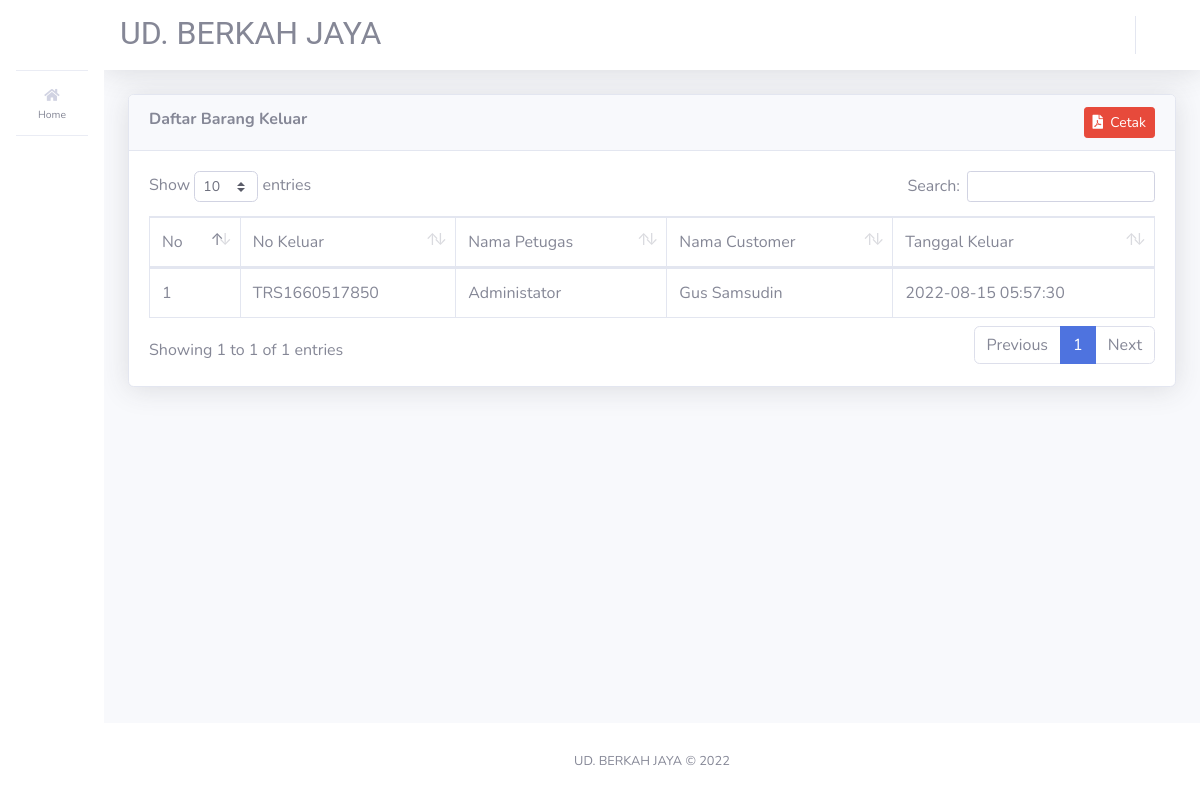
/index.php/trskeluar, run on the app's committed database.
### tables this page shows
CREATE TABLE `trs_keluar`  (
  `id` int NOT NULL AUTO_INCREMENT,
  `no_keluar` varchar(25) NULL DEFAULT NULL,
  `tgl_keluar` varchar(25) NULL DEFAULT NULL,
  `jam_keluar` varchar(10) NULL DEFAULT NULL,
  `nama_customer` varchar(80) NULL DEFAULT NULL,
  `nama_petugas` varchar(80) NULL DEFAULT NULL,
  PRIMARY KEY (`id`) USING BTREE,
  INDEX `no_keluar`(`no_keluar`) USING BTREE,
  INDEX `nama_petugas`(`nama_petugas`) USING BTREE
);

### application/controllers/TrsKeluar.php (called while the page is built, shortened)
<?php
class TrsKeluar extends CI_Controller{
	public function __construct(){
		$this->data['aktif'] = 'trskeluar';
		$this->load->model('M_barang', 'm_barang');
		$this->load->model('M_customer', 'm_customer');
		$this->load->model('M_trskeluar', 'm_trskeluar');
		$this->load->model('M_detail_keluar', 'm_detail_keluar');
	}
	public function index(){
		$this->data['title'] = 'Barang Keluar';
		$this->data['all_pengeluaran'] = $this->m_trskeluar->lihat();
		$this->data['no'] = 1;
		$this->load->view('trskeluar/lihat', $this->data);
	}
}

### index.php (called while the page is built, shortened)
<?php
require_once BASEPATH.'core/CodeIgniter.php';

### application/models/M_trskeluar.php (called while the page is built, shortened)
<?php
class M_trskeluar extends CI_Model {
	protected $_table = 'trs_keluar';
	public function lihat(){
		return $this->db->get($this->_table)->result();
	}
}

### application/views/trskeluar/lihat.php (the view, shortened to what this page needs)
<!DOCTYPE html>
<html lang="en">
<head>
</head>
<body id="page-top">
	<div id="wrapper">
		<div id="content-wrapper" class="d-flex flex-column">
			<div id="content" data-url="<?= base_url('trskeluar') ?>">
				<div class="container-fluid">
				<div class="card shadow">
					<div class="card-header"><strong>Daftar Barang Keluar</strong>
						<div class="float-right">
							<?php if ($this->session->login['role'] == 'admin'): ?>
								<a href="<?= base_url('trskeluar/export') ?>" class="btn btn-danger btn-sm"><i class="fa fa-file-pdf"></i>&nbsp;&nbsp;Cetak</a>
								<a href="<?= base_url('trskeluar/tambah') ?>" class="btn btn-primary btn-sm"><i class="fa fa-plus"></i>&nbsp;&nbsp;Tambah</a>
							<?php else : ?>
								<a href="<?= base_url('trskeluar/export') ?>" class="btn btn-danger btn-sm"><i class="fa fa-file-pdf"></i>&nbsp;&nbsp;Cetak</a>
								<?php endif ?>
						</div>
					</div>
					<div class="card-body">
						<div class="table-responsive">
							<table class="table table-bordered" id="dataTable" width="100%" cellspacing="0">
								<thead>
									<tr>
										<td>No</td>
										<td>No Keluar</td>
										<td>Nama Petugas</td>
										<td>Nama Customer</td>
										<td>Tanggal Keluar</td>
									</tr>
								</thead>
								<tbody>
									<?php foreach ($all_pengeluaran as $pengeluaran): ?>
										<tr>
											<td><?= $no++ ?></td>
											<td><?= $pengeluaran->no_keluar ?></td>
											<td><?= $pengeluaran->nama_petugas ?></td>
											<td><?= $pengeluaran->nama_customer ?></td>
											<td><?= $pengeluaran->tgl_keluar ?> <?= $pengeluaran->jam_keluar ?></td>
										</tr>
									<?php endforeach ?>
								</tbody>
							</table>
						</div>
					</div>
				</div>
				</div>
			</div>
		</div>
	</div>
</body>
</html>

### data on the page
trs_keluar: no_keluar "TRS1660517850", nama_petugas "Administator", nama_customer "Gus Samsudin", tgl_keluar "2022-08-15", jam_keluar "05:57:30"
